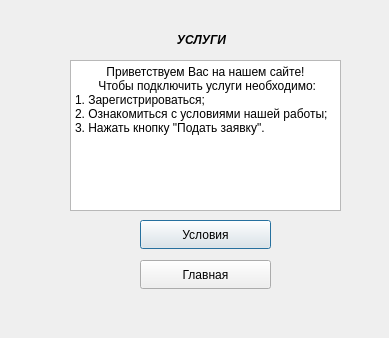
<?xml version="1.0" encoding="UTF-8"?>
<ui version="4.0">
 <class>UslugiNachalo</class>
 <widget class="QDialog" name="UslugiNachalo">
  <property name="geometry">
   <rect>
    <x>0</x>
    <y>0</y>
    <width>389</width>
    <height>338</height>
   </rect>
  </property>
  <property name="windowTitle">
   <string>Dialog</string>
  </property>
  <widget class="QPushButton" name="pushButton">
   <property name="geometry">
    <rect>
     <x>140</x>
     <y>220</y>
     <width>131</width>
     <height>29</height>
    </rect>
   </property>
   <property name="text">
    <string>Условия</string>
   </property>
  </widget>
  <widget class="QLabel" name="label">
   <property name="geometry">
    <rect>
     <x>170</x>
     <y>30</y>
     <width>63</width>
     <height>20</height>
    </rect>
   </property>
   <property name="text">
    <string>&lt;html&gt;&lt;head/&gt;&lt;body&gt;&lt;p align=&quot;center&quot;&gt;&lt;span style=&quot; font-weight:700; font-style:italic;&quot;&gt;УСЛУГИ&lt;/span&gt;&lt;/p&gt;&lt;/body&gt;&lt;/html&gt;</string>
   </property>
  </widget>
  <widget class="QTextEdit" name="textEdit">
   <property name="geometry">
    <rect>
     <x>70</x>
     <y>60</y>
     <width>271</width>
     <height>151</height>
    </rect>
   </property>
   <property name="readOnly">
    <bool>true</bool>
   </property>
   <property name="html">
    <string>&lt;!DOCTYPE HTML PUBLIC &quot;-//W3C//DTD HTML 4.0//EN&quot; &quot;http://www.w3.org/TR/REC-html40/strict.dtd&quot;&gt;
&lt;html&gt;&lt;head&gt;&lt;meta name=&quot;qrichtext&quot; content=&quot;1&quot; /&gt;&lt;meta charset=&quot;utf-8&quot; /&gt;&lt;style type=&quot;text/css&quot;&gt;
p, li { white-space: pre-wrap; }
hr { height: 1px; border-width: 0; }
&lt;/style&gt;&lt;/head&gt;&lt;body style=&quot; font-family:'Segoe UI'; font-size:9pt; font-weight:400; font-style:normal;&quot;&gt;
&lt;p align=&quot;center&quot; style=&quot; margin-top:0px; margin-bottom:0px; margin-left:0px; margin-right:0px; -qt-block-indent:0; text-indent:0px;&quot;&gt;Приветствуем Вас на нашем сайте!&lt;/p&gt;
&lt;p align=&quot;center&quot; style=&quot; margin-top:0px; margin-bottom:0px; margin-left:0px; margin-right:0px; -qt-block-indent:0; text-indent:0px;&quot;&gt; Чтобы подключить услуги необходимо:&lt;/p&gt;
&lt;p style=&quot; margin-top:0px; margin-bottom:0px; margin-left:0px; margin-right:0px; -qt-block-indent:0; text-indent:0px;&quot;&gt;1. Зарегистрироваться; &lt;/p&gt;
&lt;p style=&quot; margin-top:0px; margin-bottom:0px; margin-left:0px; margin-right:0px; -qt-block-indent:0; text-indent:0px;&quot;&gt;2. Ознакомиться с условиями нашей работы; &lt;/p&gt;
&lt;p style=&quot; margin-top:0px; margin-bottom:0px; margin-left:0px; margin-right:0px; -qt-block-indent:0; text-indent:0px;&quot;&gt;3. Нажать кнопку &amp;quot;Подать заявку&amp;quot;.&lt;/p&gt;&lt;/body&gt;&lt;/html&gt;</string>
   </property>
  </widget>
  <widget class="QPushButton" name="pushButton_3">
   <property name="geometry">
    <rect>
     <x>140</x>
     <y>260</y>
     <width>131</width>
     <height>29</height>
    </rect>
   </property>
   <property name="text">
    <string>Главная</string>
   </property>
  </widget>
 </widget>
 <resources/>
 <connections/>
</ui>
